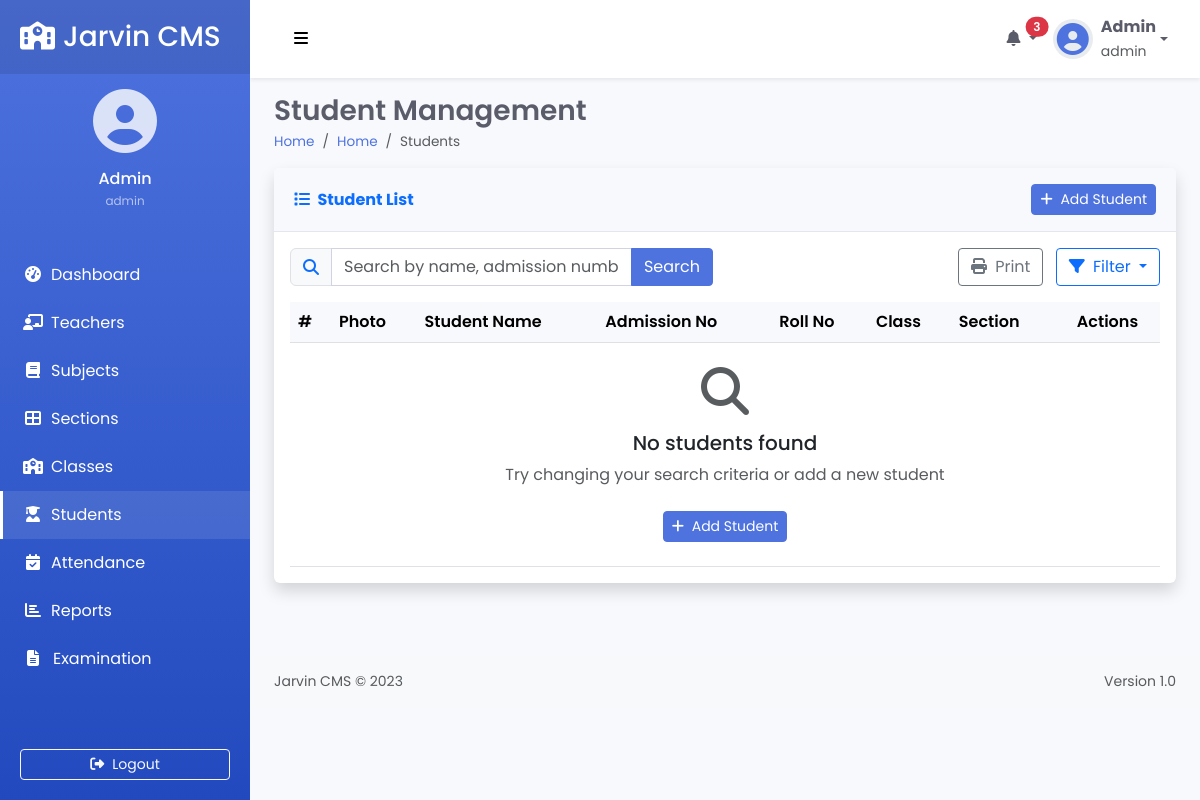
Before: /student (signed in) with the older database file.
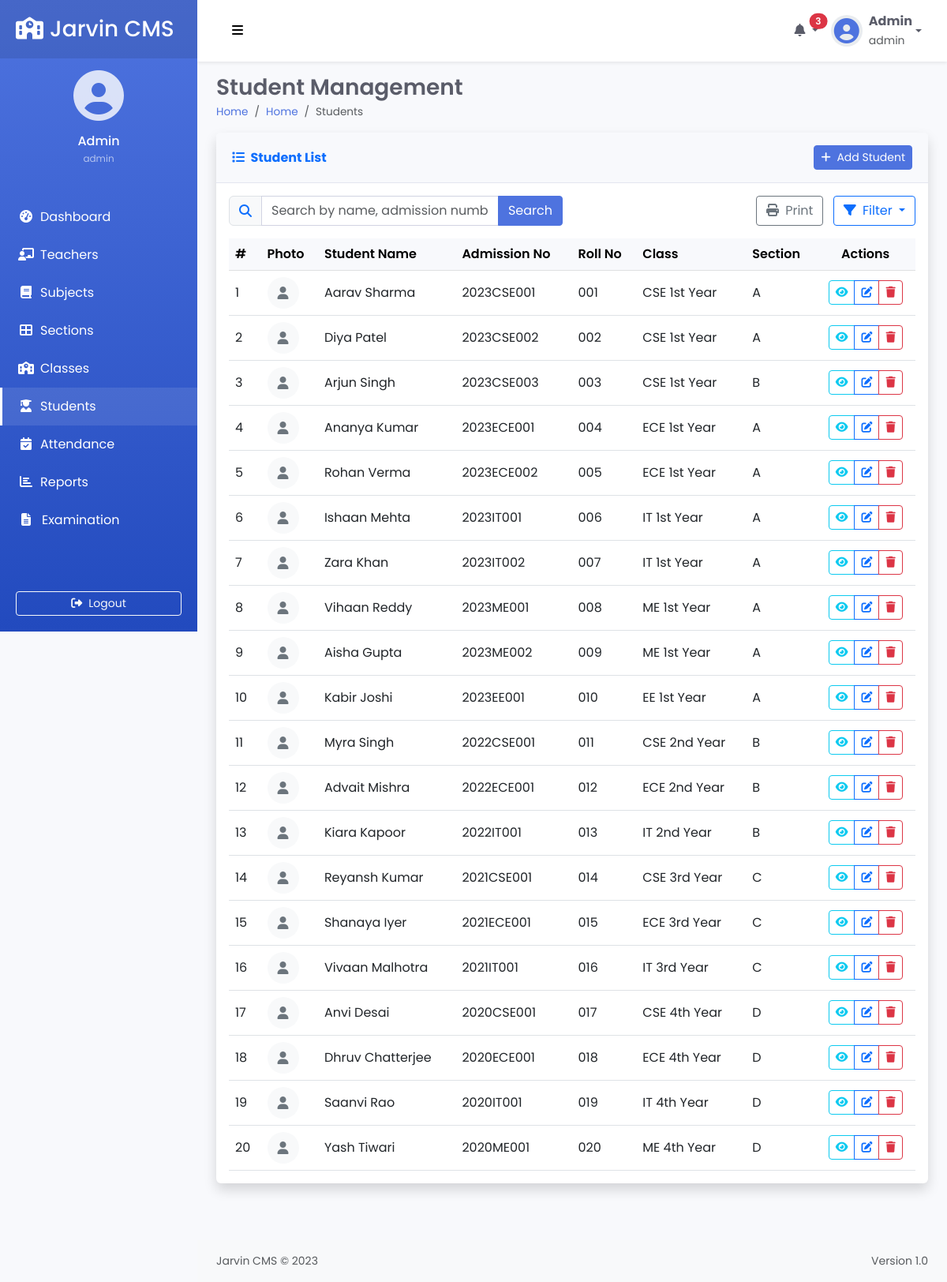
After: the same page with the newer database file.
### tables this page shows
CREATE TABLE sms_students (
            id INTEGER PRIMARY KEY AUTOINCREMENT,
            admission_no TEXT,
            roll_no TEXT,
            name TEXT,
            photo TEXT,
            gender TEXT,
            dob TEXT,
            mobile TEXT,
            email TEXT,
            current_address TEXT,
            father_name TEXT,
            mother_name TEXT,
            admission_date TEXT,
            academic_year TEXT,
            class INTEGER,
            section INTEGER
        );

CREATE TABLE sms_classes (
            id INTEGER PRIMARY KEY AUTOINCREMENT,
            name TEXT,
            code TEXT,
            section INTEGER,
            teacher_id INTEGER
        );

CREATE TABLE sms_section (
            section_id INTEGER PRIMARY KEY AUTOINCREMENT,
            section TEXT
        );

### app.py (the view)
@app.route("/student", methods =['GET', 'POST'])
def student():
    if 'loggedin' in session:
        search_query = request.args.get('search', '')
        db = get_db()
        cursor = db.cursor()
        if search_query:
            search_param = f'%{search_query}%'
            cursor.execute('''
                SELECT s.id, s.admission_no, s.roll_no, s.name, s.photo,
                       c.name AS class, sec.section
                FROM sms_students s
                LEFT JOIN sms_section sec ON sec.section_id = s.section
                LEFT JOIN sms_classes c ON c.id = s.class
                WHERE s.name LIKE ? OR s.admission_no LIKE ? OR s.roll_no LIKE ?
            ''', (search_param, search_param, search_param))
        else:
            cursor.execute('''
                SELECT s.id, s.admission_no, s.roll_no, s.name, s.photo,
                       c.name AS class, sec.section
                FROM sms_students s
                LEFT JOIN sms_section sec ON sec.section_id = s.section
                LEFT JOIN sms_classes c ON c.id = s.class
            ''')
        students = cursor.fetchall()
        cursor.execute('SELECT * FROM sms_classes')
        classes = cursor.fetchall()
        cursor.execute('SELECT * FROM sms_section')
        sections = cursor.fetchall()
        db.close()
        return render_template("student.html", students=students, classes=classes, sections=sections, search_query=search_query)
    return redirect(url_for('login'))

### app.py (called while the page is built)
def get_db():
    db = sqlite3.connect('python_sms.db')
    db.row_factory = sqlite3.Row
    return db

### templates/student.html (shortened to what the changed rows need)
{% extends 'layout.html' %}
{% block header %}Student Management{% endblock %}
{% block content %}
<div class="card shadow mb-4">
    <div class="card-body">
        <div class="table-responsive" id="studentTable">
            <table class="table table-hover align-middle">
                <thead class="table-light">
                    <tr>
                        <th scope="col">#</th>
                        <th scope="col">Photo</th>
                        <th scope="col">Student Name</th>
                        <th scope="col">Admission No</th>
                        <th scope="col">Roll No</th>
                        <th scope="col">Class</th>
                        <th scope="col">Section</th>
                        <th scope="col" class="text-center">Actions</th>
                    </tr>
                </thead>
                <tbody>
                    {% for student in students %}
                    <tr>
                        <td>{{ loop.index }}</td>
                        <td>
                            {% if student.photo %}
                            <img src="{{ url_for('static', filename=student.photo) }}" alt="{{ student.name }}"
                                 class="rounded-circle" style="width: 40px; height: 40px; object-fit: cover;">
                            {% else %}
                            <div class="avatar-sm bg-light rounded-circle d-flex align-items-center justify-content-center">
                                <i class="fas fa-user text-secondary"></i>
                            </div>
                            {% endif %}
                        </td>
                        <td>{{ student.name }}</td>
                        <td>{{ student.admission_no }}</td>
                        <td>{{ student.roll_no }}</td>
                        <td>{{ student.class }}</td>
                        <td>{{ student.section }}</td>
                        <td class="text-center">
                            <div class="btn-group" role="group">
                                <a href="{{ url_for('view_student', student_id=student.id) }}" class="btn btn-sm btn-outline-info" data-bs-toggle="tooltip" title="View Profile">
                                    <i class="fas fa-eye"></i>
                                </a>
                                <a href="{{ url_for('edit_student') }}?student_id={{ student.id }}" class="btn btn-sm btn-outline-primary" data-bs-toggle="tooltip" title="Edit">
                                    <i class="fas fa-edit"></i>
                                </a>
                                <a href="{{ url_for('delete_student') }}?student_id={{ student.id }}" class="btn btn-sm btn-outline-danger btn-delete" data-bs-toggle="tooltip" title="Delete">
                                    <i class="fas fa-trash"></i>
                                </a>
                            </div>
                        </td>
                    </tr>
                    {% endfor %}
                    {% if not students %}
                    <tr>
                        <td colspan="8" class="text-center py-4">
                            <div class="text-center">
                                <i class="fas fa-search fa-3x text-muted mb-3"></i>
                                <h5>No students found</h5>
                                <p class="text-muted">Try changing your search criteria or add a new student</p>
                                <a href="{{ url_for('add_student') }}" class="btn btn-primary btn-sm mt-2">
                                    <i class="fas fa-plus me-1"></i> Add Student
                                </a>
                            </div>
                        </td>
                    </tr>
                    {% endif %}
                </tbody>
            </table>
        </div>
    </div>
</div>
{% endblock %}

Changed rows visible on the page:
added sms_students: name "Aarav Sharma", admission_no "2023CSE001", roll_no "001", class "CSE 1st Year", section "A"
added sms_students: name "Diya Patel", admission_no "2023CSE002", roll_no "002", class "CSE 1st Year", section "A"
added sms_students: name "Arjun Singh", admission_no "2023CSE003", roll_no "003", class "CSE 1st Year", section "B"
added sms_students: name "Ananya Kumar", admission_no "2023ECE001", roll_no "004", class "ECE 1st Year", section "A"
added sms_students: name "Rohan Verma", admission_no "2023ECE002", roll_no "005", class "ECE 1st Year", section "A"
added sms_students: name "Ishaan Mehta", admission_no "2023IT001", roll_no "006", class "IT 1st Year", section "A"
added sms_students: name "Zara Khan", admission_no "2023IT002", roll_no "007", class "IT 1st Year", section "A"
added sms_students: name "Vihaan Reddy", admission_no "2023ME001", roll_no "008", class "ME 1st Year", section "A"
added sms_students: name "Aisha Gupta", admission_no "2023ME002", roll_no "009", class "ME 1st Year", section "A"
added sms_students: name "Kabir Joshi", admission_no "2023EE001", roll_no "010", class "EE 1st Year", section "A"
added sms_students: name "Myra Singh", admission_no "2022CSE001", roll_no "011", class "CSE 2nd Year", section "B"
added sms_students: name "Advait Mishra", admission_no "2022ECE001", roll_no "012", class "ECE 2nd Year", section "B"
added sms_students: name "Kiara Kapoor", admission_no "2022IT001", roll_no "013", class "IT 2nd Year", section "B"
added sms_students: name "Reyansh Kumar", admission_no "2021CSE001", roll_no "014", class "CSE 3rd Year", section "C"
added sms_students: name "Shanaya Iyer", admission_no "2021ECE001", roll_no "015", class "ECE 3rd Year", section "C"
added sms_students: name "Vivaan Malhotra", admission_no "2021IT001", roll_no "016", class "IT 3rd Year", section "C"
added sms_students: name "Anvi Desai", admission_no "2020CSE001", roll_no "017", class "CSE 4th Year", section "D"
added sms_students: name "Dhruv Chatterjee", admission_no "2020ECE001", roll_no "018", class "ECE 4th Year", section "D"
added sms_students: name "Saanvi Rao", admission_no "2020IT001", roll_no "019", class "IT 4th Year", section "D"
added sms_students: name "Yash Tiwari", admission_no "2020ME001", roll_no "020", class "ME 4th Year", section "D"
Other visible differences:
text no longer shown: "No students found Try changing your search criteria or add a new student Add Student"
